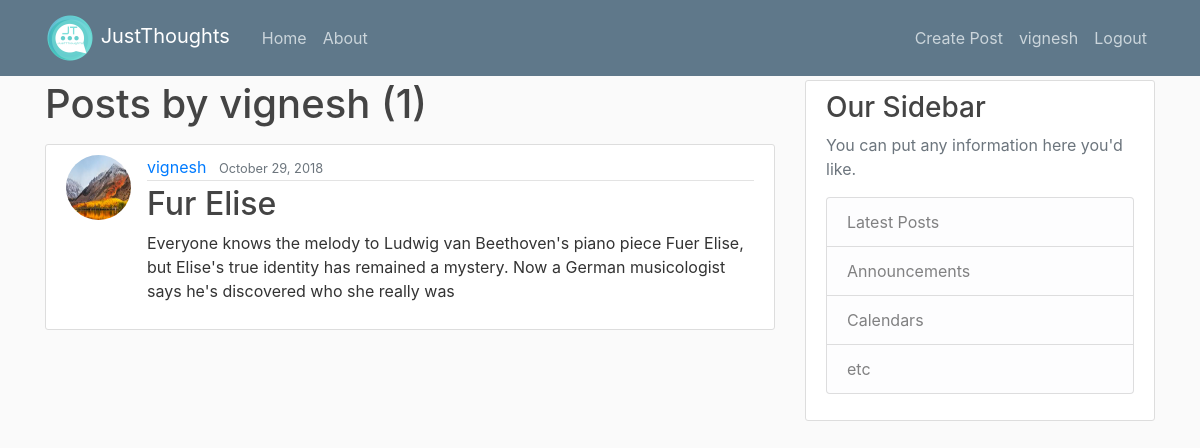
Before: /user/vignesh (signed in) with the older database file.
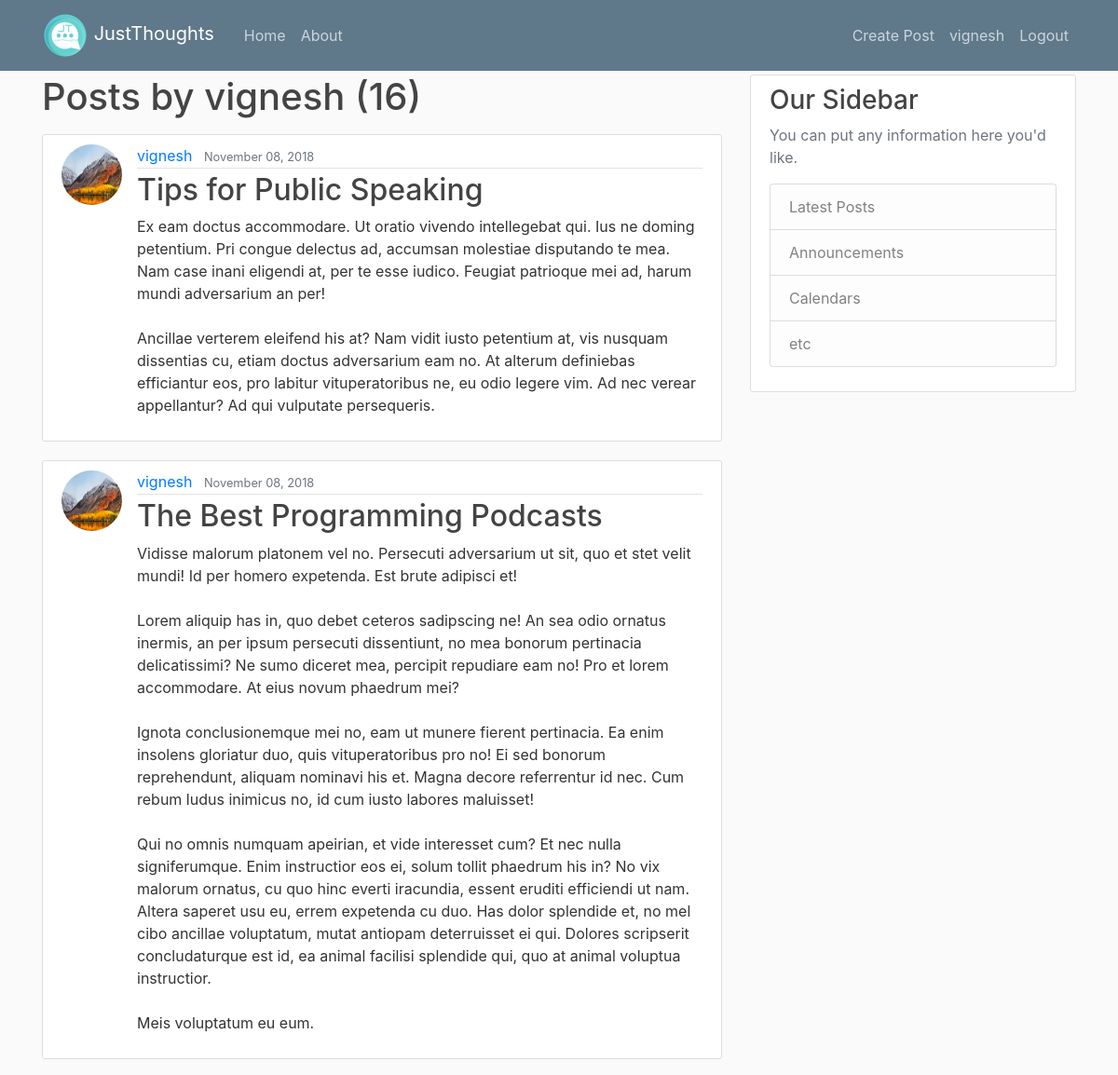
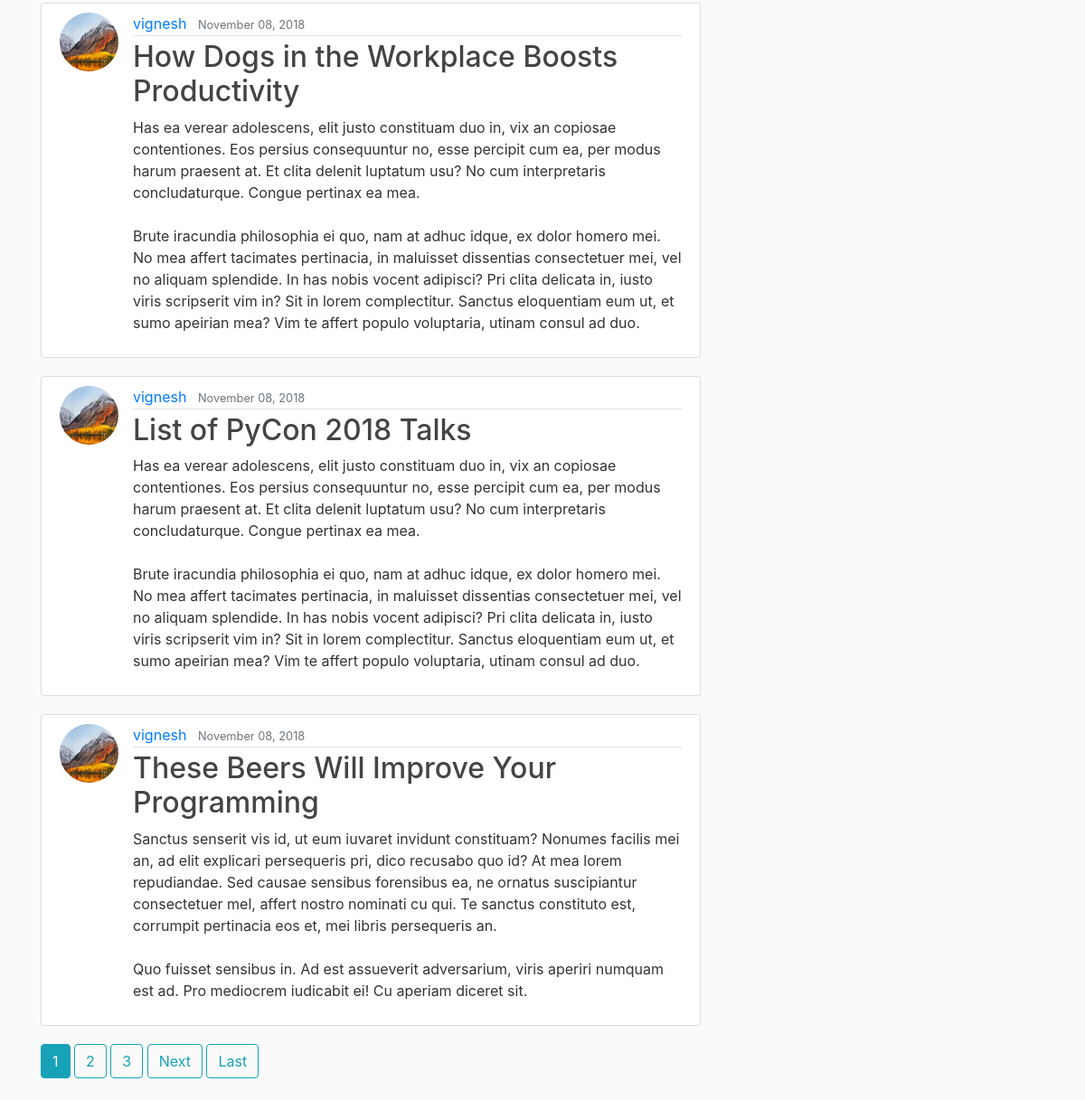
After: the same page with the newer database file (2 pictures, top to bottom).
### blog/models.py (models this page shows, shortened)
class Post(models.Model):
    title = models.CharField(max_length=120)
    content = models.TextField()
    date_posted = models.DateTimeField(default=timezone.now)
    author = models.ForeignKey(User,on_delete=models.CASCADE)

### users/models.py (models this page shows, shortened)
class Profile(models.Model): # extending the default User model by django
    user = models.OneToOneField(User,on_delete=models.CASCADE)
    image = models.ImageField(default='default.jpg',upload_to='profile_pics')

### blog/views.py (the view)
# urls.py: path('user/<str:username>',UserPostListView.as_view(),name='blog-user-post'),
class UserPostListView(ListView):
    model = Post
    template_name = 'blog/user_posts.html'  # <app>/<model>_<view_type>.html
    context_object_name = 'posts'
    paginate_by = 5
    def get_queryset(self):
        user=get_object_or_404(User,username=self.kwargs.get('username'))
        return Post.objects.filter(author=user).order_by('-date_posted')

### blog/templates/blog/user_posts.html (shortened to what this page needs)
{% extends 'blog/base.html' %}
{% load static %}
{% block content %}
<h1 class="mb-3">Posts by {{ view.kwargs.username }} ({{ page_obj.paginator.count }})</h1>
{% if user.is_authenticated %}
{% for post in posts %}
<article class="media content-section">
  <img class="rounded-circle article-img" src="{{ post.author.profile.image.url }}">
  <div class="media-body">
    <div class="article-metadata">
      <a class="mr-2" href="{% url 'blog-user-post' post.author.username %}">{{ post.author }}</a>
      <small class="text-muted">{{ post.date_posted|date:"F d, Y" }}</small>
    </div>
    <h2><a class="article-title" href="{% url 'blog-post-detail' post.id %}">{{ post.title }}</a></h2>
    <p class="article-content">{{ post.content }}</p>
  </div>
</article>
{% endfor %}
{% if is_paginated %}
  {% for num in page_obj.paginator.page_range %}
      {% if page_obj.number == num %}
        <a class="btn btn-info mb-4" href="?page={{ num }}">{{ num }}</a>
      {% elif num  > page_obj.number|add:'-3' and num < page_obj.number|add:'3' %}
        <a class="btn btn-outline-info mb-4" href="?page={{ num }}">{{ num }}</a>
      {% endif %}
  {% endfor %}
  {% if page_obj.has_next %}
      <a class="btn btn-outline-info mb-4" href="?page={{ page_obj.next_page_number }}">Next</a>
      <a class="btn btn-outline-info mb-4" href="?page={{ page_obj.paginator.num_pages }}"">Last</a>
  {% endif %}
{% endif %}
{% else %}
<h1>JustThoughts</h1>
<img src="{% static 'blog/just_thoughts_logo.png' %}">
<p><h4><a href="{% url 'users_login' %}">Login</a> To View Posts </h4></p>
{% endif %}
{% endblock %}

### blog/templates/blog/base.html (shortened to what this page needs)
{% load static %}
<!DOCTYPE html>
<html lang="en">
<head>
    <link rel="stylesheet" href="https://maxcdn.bootstrapcdn.com/bootstrap/4.0.0/css/bootstrap.min.css"
>
    <link rel="stylesheet" type="text/css" href="{% static 'blog/main.css' %}">
</head>
<body>
<header class="site-header">
  <nav class="navbar navbar-expand-md navbar-dark bg-steel fixed-top">
    <div class="container">
     <a class="navbar-brand mr-4" href="{% url 'blog-home' %}">
      <img src="{% static 'blog/just_thoughts_logo.png' %}" class="responsive-img" style='max-height:50px;' alt="JT-logo">
      JustThoughts</a>
      <div class="collapse navbar-collapse" id="navbarToggle">
        <div class="navbar-nav mr-auto">
          <a class="nav-item nav-link" href="{% url 'blog-home' %}">Home</a>
          <a class="nav-item nav-link" href="{% url 'blog-about' %}">About</a>
        </div>
        <div class="navbar-nav">
           {% if user.is_authenticated %}
          <a class="nav-item nav-link" href="{% url 'blog-post-create' %}">Create Post</a>
          <a class="nav-item nav-link" href="{% url 'users_profile' %}">{{ user.username }}</a>
          <a class="nav-item nav-link" href="{% url 'users_logout' %}">Logout</a>
            {% else %}
          <a class="nav-item nav-link" href="{% url 'users_login' %}">Login</a>
          <a class="nav-item nav-link" href="{% url 'users_register' %}">Register</a>
            {% endif %}
        </div>
      </div>
    </div>
  </nav>
</header>
<main role="main" class="container">
  <div class="row">
    <div class="col-md-8">
      {% block content %}{% endblock %}
    </div>
    <div class="col-md-4">
      <div class="content-section">
        <h3>Our Sidebar</h3>
        <p class='text-muted'>You can put any information here you'd like.
          <ul class="list-group">
            <li class="list-group-item list-group-item-light">Latest Posts</li>
            <li class="list-group-item list-group-item-light">Announcements</li>
            <li class="list-group-item list-group-item-light">Calendars</li>
            <li class="list-group-item list-group-item-light">etc</li>
          </ul>
        </p>
      </div>
    </div>
  </div>
</main>
</body>
</html>

### blog/static/blog/main.css (style rules this page uses)
body { background: #fafafa; color: #333333; margin-top: 5rem; }
h1, h2, h3, h4, h5, h6 { color: #444444; }
ul { margin: 0; }
.bg-steel { background-color: #5f788a; }
.site-header .navbar-nav .nav-link { color: #cbd5db; }
.content-section { background: #ffffff; padding: 10px 20px; border: 1px solid #dddddd; border-radius: 3px; margin-bottom: 20px; }
.article-title { color: #444444; }
.article-content { white-space: pre-line; }
.article-img { height: 65px; width: 65px; margin-right: 16px; }
.article-metadata { padding-bottom: 1px; margin-bottom: 4px; border-bottom: 1px solid #e3e3e3 }

Changed rows visible on the page:
no longer on this page (row unchanged): Post: author.profile.image (picture), author "vignesh", date_posted "October 29, 2018", title "Fur Elise", content "Everyone knows the melody to Ludwig van Beethoven's piano piece Fuer Elise, but Elise's true identity has remained a mystery. Now a German musicologist says he's discovered who she really was"
added Post: author.profile.image (picture), author "vignesh", date_posted "November 08, 2018", title "Tips for Public Speaking", content "Ex eam doctus accommodare. Ut oratio vivendo intellegebat qui. Ius ne doming petentium. Pri congue delectus ad, accumsan molestiae disputando te mea. Nam case inani eligendi at, per te esse iudico. Feugiat patrioque mei ad, harum mundi adversarium an per! Ancillae verterem eleifend his at? Nam vidit iusto petentium at, vis nusquam dissentias cu, etiam doctus adversarium eam no. At alterum definiebas efficiantur eos, pro labitur vituperatoribus ne, eu odio legere vim. Ad nec verear appellantur? Ad qui vulputate persequeris."
added Post: author.profile.image (picture), author "vignesh", date_posted "November 08, 2018", title "The Best Programming Podcasts", content "Vidisse malorum platonem vel no. Persecuti adversarium ut sit, quo et stet velit mundi! Id per homero expetenda. Est brute adipisci et! Lorem aliquip has in, quo debet ceteros sadipscing ne! An sea odio ornatus inermis, an per ipsum persecuti dissentiunt, no mea bonorum pertinacia delicatissimi? Ne sumo diceret mea, percipit repudiare eam no! Pro et lorem accommodare. At eius novum phaedrum mei? Ignota conclusionemque mei no, eam ut munere fierent pertinacia. Ea enim insolens gloriatur duo, quis vituperatoribus pro no! Ei sed bonorum reprehendunt, aliquam nominavi his et. Magna decore referrentur id nec. Cum rebum ludus inimicus no, id cum iusto labores maluisset! Qui no omnis numquam…"
added Post: author.profile.image (picture), author "vignesh", date_posted "November 08, 2018", title "How Dogs in the Workplace Boosts Productivity", content "Has ea verear adolescens, elit justo constituam duo in, vix an copiosae contentiones. Eos persius consequuntur no, esse percipit cum ea, per modus harum praesent at. Et clita delenit luptatum usu? No cum interpretaris concludaturque. Congue pertinax ea mea. Brute iracundia philosophia ei quo, nam at adhuc idque, ex dolor homero mei. No mea affert tacimates pertinacia, in maluisset dissentias consectetuer mei, vel no aliquam splendide. In has nobis vocent adipisci? Pri clita delicata in, iusto viris scripserit vim in? Sit in lorem complectitur. Sanctus eloquentiam eum ut, et sumo apeirian mea? Vim te affert populo voluptaria, utinam consul ad duo."
added Post: author.profile.image (picture), author "vignesh", date_posted "November 08, 2018", title "List of PyCon 2018 Talks", content "Has ea verear adolescens, elit justo constituam duo in, vix an copiosae contentiones. Eos persius consequuntur no, esse percipit cum ea, per modus harum praesent at. Et clita delenit luptatum usu? No cum interpretaris concludaturque. Congue pertinax ea mea. Brute iracundia philosophia ei quo, nam at adhuc idque, ex dolor homero mei. No mea affert tacimates pertinacia, in maluisset dissentias consectetuer mei, vel no aliquam splendide. In has nobis vocent adipisci? Pri clita delicata in, iusto viris scripserit vim in? Sit in lorem complectitur. Sanctus eloquentiam eum ut, et sumo apeirian mea? Vim te affert populo voluptaria, utinam consul ad duo."
added Post: author.profile.image (picture), author "vignesh", date_posted "November 08, 2018", title "These Beers Will Improve Your Programming", content "Sanctus senserit vis id, ut eum iuvaret invidunt constituam? Nonumes facilis mei an, ad elit explicari persequeris pri, dico recusabo quo id? At mea lorem repudiandae. Sed causae sensibus forensibus ea, ne ornatus suscipiantur consectetuer mel, affert nostro nominati cu qui. Te sanctus constituto est, corrumpit pertinacia eos et, mei libris persequeris an. Quo fuisset sensibus in. Ad est assueverit adversarium, viris aperiri numquam est ad. Pro mediocrem iudicabit ei! Cu aperiam diceret sit."
Other visible differences:
{{ page_obj.paginator.count }}: "1" → "16"
new list line: "1"
new list line: "2"
new list line: "3"
text now shown: "Next Last"
